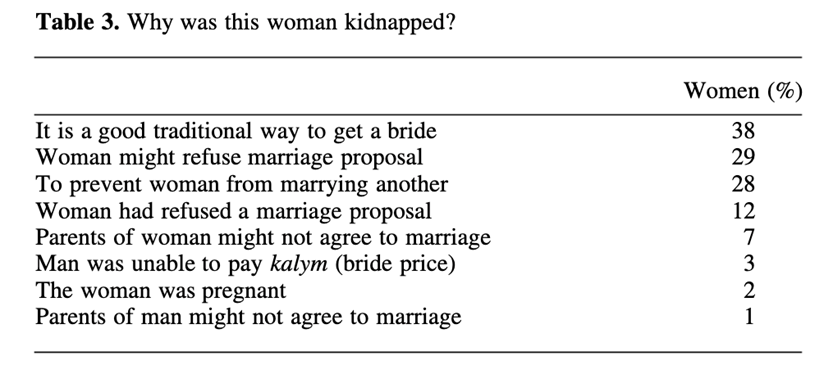
#> input picture group-project/whywasthiswoman.png, 833 x 374 px, found by its file name
$ python main.py
#> lines starting #> are read from the running program, lines starting #| are printed output that depends on the picture; after the words box and inside, x2 and y2 are one past the last pixel; in counts of white or black regions, pixels touching at a corner belong together
import cv2
import pytesseract
import re
import matplotlib.pyplot as plt
import textwrap
import numpy as np

pytesseract.pytesseract.tesseract_cmd = r"D:\apps\tesseract.exe"

image = cv2.imread("group-project//whywasthiswoman.png")
#> image is the input picture: shape (374, 833, 3); mean B, G, R 237.5, 237.5, 237.5

gray = cv2.cvtColor(image, cv2.COLOR_BGR2GRAY)
thresh = cv2.threshold(gray, 150, 255, cv2.THRESH_BINARY_INV + cv2.THRESH_OTSU)[1]
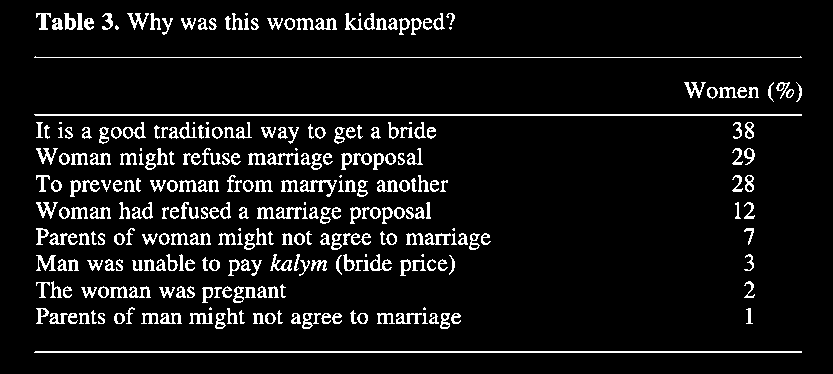
#> thresh: shape (374, 833); 7.9% white in thin lines or dots, all inside (x1, y1, x2, y2) = (34, 13, 802, 353)

custom_config = r'--oem 3 --psm 6'
#> (the run stopped early here; a loop or call above may not have finished)

$ run again, with group-project/lin_diag.png copied over group-project/whywasthiswoman.png
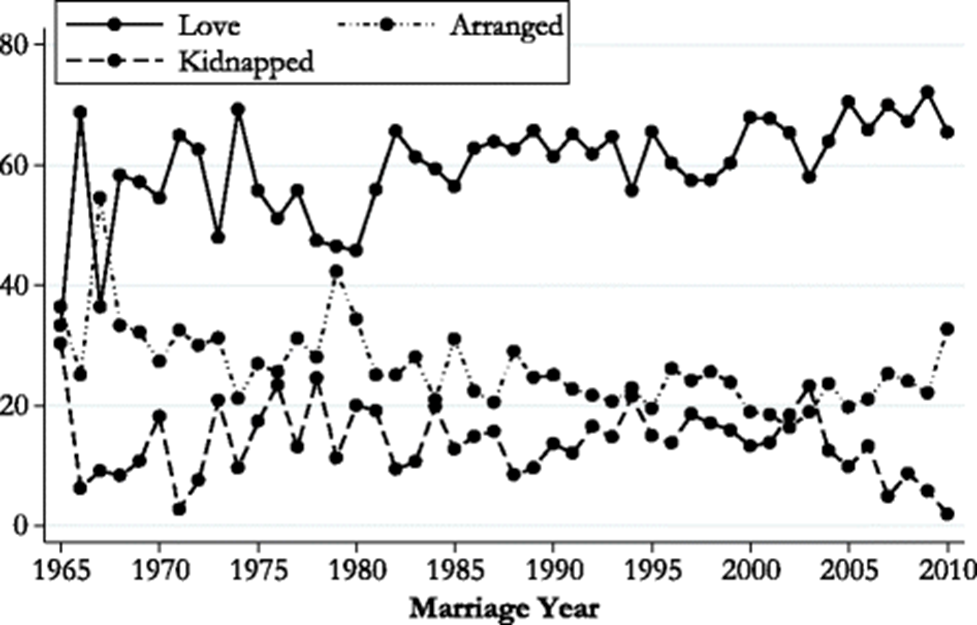
#> input picture group-project/lin_diag.png, 977 x 625 px, found by its file name
#> image is the input picture: shape (625, 977, 3); mean B, G, R 233.9, 233.9, 233.7
#> `thresh = cv2.threshold(gray, 150, 255, cv2.THRESH_BINARY_INV + cv2.THR..`:
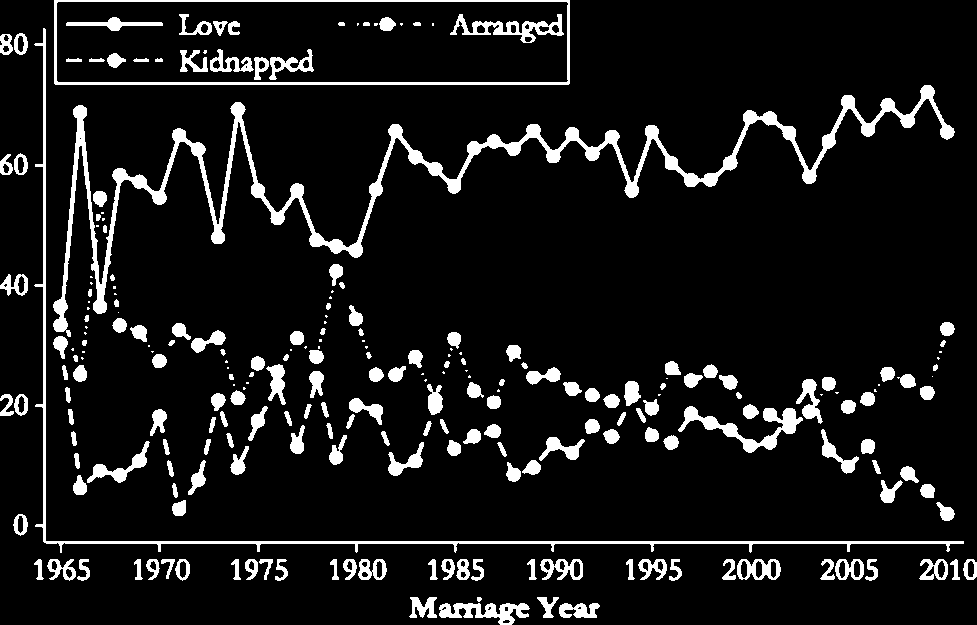
#> thresh: shape (625, 977); 9.2% white; 242 white regions (55 under 20 px), largest, box (x1, y1, x2, y2) and area: (53, 85, 955, 337) 14611, (34, 28, 964, 553) 4657, (54, 0, 570, 85) 3057
